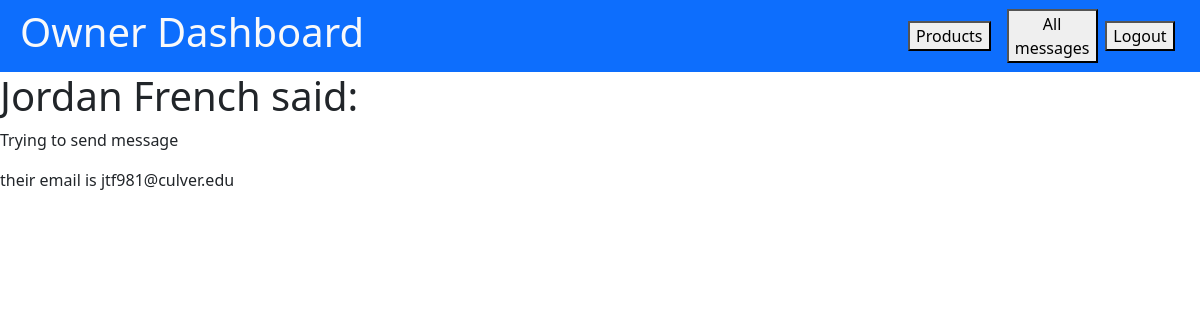
The app's page /view/message/1 (signed in) with its own data.
### store/models.py (models this page shows)
class Message(models.Model):
    subject= models.CharField(max_length=255)
    content = models.CharField(max_length=500)
    customer = models.ForeignKey(Customer, on_delete=models.CASCADE)

class Customer(models.Model):
    first_name= models.CharField(max_length=255)
    last_name = models.CharField(max_length=255)
    email = models.EmailField(unique=True)
    phone_number = models.CharField(max_length=255)
    created_at = models.DateTimeField(auto_now_add=True)
    updated_at = models.DateTimeField(auto_now=True)
    password = models.CharField(max_length=255, default='password')
    objects = CustomerManager()

### store/views.py (the view)
# urls.py: path('view/message/<int:id>', views.view_one_message),
def view_one_message(request, id):
    if 'owner_id' not in request.session:
        return redirect('/owner')
    else:
        message=Message.objects.get(id=id)
        context={
            'message':message
        }
        return render(request, 'view_one_message.html', context)

### cart/context_processors.py (called while the page is built)
def cart(request):
    return {'cart':Cart(request)}

### store/templates/view_one_message.html (shortened to what this page needs)
<!DOCTYPE html>
<html lang="en">
<head>
    <link href="https://cdn.jsdelivr.net/npm/bootstrap@5.1.3/dist/css/bootstrap.min.css" rel="stylesheet">
</head>
<body>
    <div class="container-fluid">
        <div class="row p-2 justify-content-end align-items-center bg-primary text-light">
            <h1 class="col-9">Owner Dashboard</h1>
            <a href="/product_manager" class="col-1"><button>Products</button></a>
            <a href="/view_messages" class="col-1"><button>All messages</button></a>
            <a href="/logout" class="col-1"><button>Logout</button></a>
        </div>
    </div>
    <h1>{{message.customer.first_name}} {{message.customer.last_name}} said:</h1>
    <p>{{message.content}}</p>
    <p>their email is {{message.customer.email}}</p>
</body>
</html>

### records on screen
Message: customer.first_name "Jordan", customer.last_name "French", content "Trying to send message", customer.email "jtf981@culver.edu"
